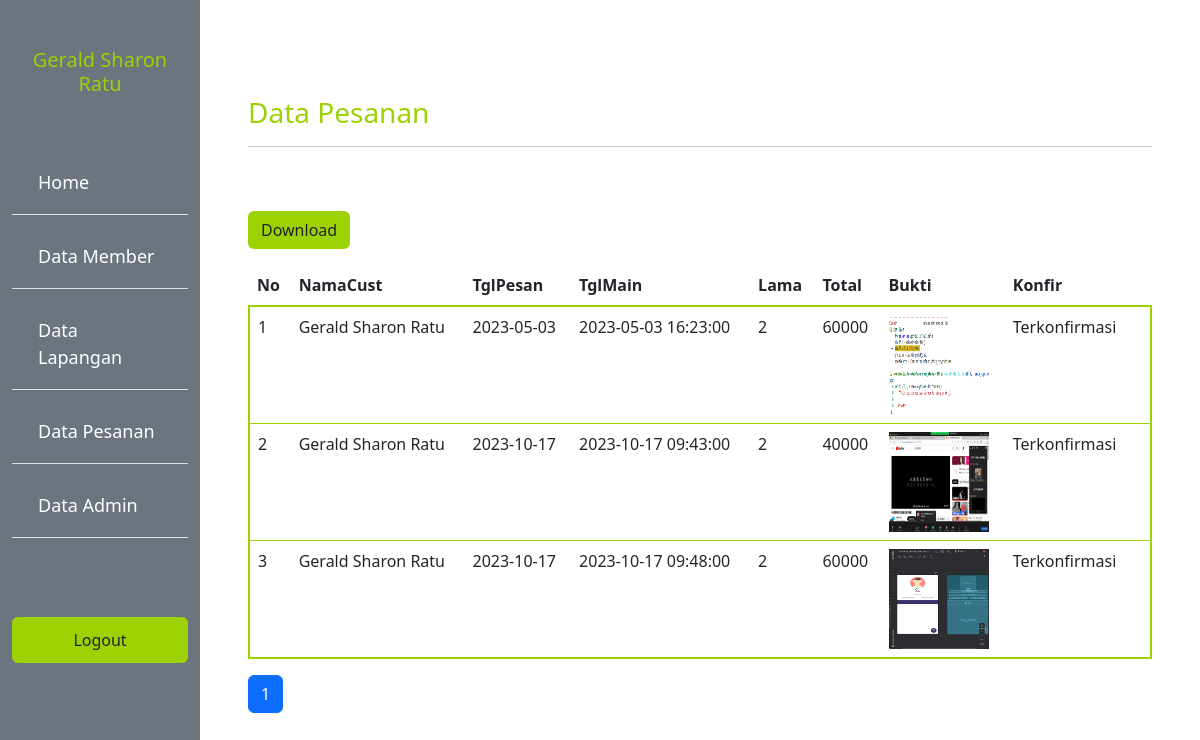
The app's page /admin/pesan.php (signed in) with its own data.
### tables this page shows
CREATE TABLE `sewa_212279` (
  `212279_id_sewa` int(11) NOT NULL,
  `212279_id_user` int(11) NOT NULL,
  `212279_id_lapangan` int(11) NOT NULL,
  `212279_tanggal_pesan` date NOT NULL DEFAULT current_timestamp(),
  `212279_lama_sewa` int(11) NOT NULL,
  `212279_jam_mulai` datetime NOT NULL,
  `212279_jam_habis` datetime NOT NULL,
  `212279_harga` int(11) NOT NULL,
  `212279_total` int(11) NOT NULL
);

CREATE TABLE `user_212279` (
  `212279_id_user` int(11) NOT NULL,
  `212279_email` varchar(50) NOT NULL,
  `212279_password` varchar(32) NOT NULL,
  `212279_no_handphone` varchar(20) NOT NULL,
  `212279_jenis_kelamin` varchar(10) NOT NULL,
  `212279_nama_lengkap` varchar(60) NOT NULL,
  `212279_alamat` text NOT NULL,
  `212279_foto` text NOT NULL
);

CREATE TABLE `bayar_212279` (
  `212279_id_bayar` int(11) NOT NULL,
  `212279_id_sewa` int(11) NOT NULL,
  `212279_bukti` text NOT NULL,
  `212279_tanggal_upload` date NOT NULL DEFAULT current_timestamp(),
  `212279_konfirmasi` varchar(50) NOT NULL DEFAULT 'Belum'
);

### functions.php (called while the page is built, shortened)
<?php
$conn = mysqli_connect("localhost", "root", "", "dbfutsal");
function query($query)
{
  global $conn;
  $result = mysqli_query($conn, $query);
  $rows = [];
  while ($row = mysqli_fetch_assoc($result)) {
    $rows[] = $row;
  }
  return $rows;
}

### admin/pesan.php (the view, shortened to what this page needs)
<?php
require "../functions.php";
$jmlHalamanPerData = 3;
$jumlahData = count(query("SELECT sewa_212279.212279_id_sewa,user_212279.212279_nama_lengkap,sewa_212279.212279_tanggal_pesan,sewa_212279.212279_jam_mulai,sewa_212279.212279_lama_sewa,sewa_212279.212279_total,bayar_212279.212279_bukti,bayar_212279.212279_konfirmasi
FROM sewa_212279
JOIN user_212279 ON sewa_212279.212279_id_user = user_212279.212279_id_user
JOIN bayar_212279 ON sewa_212279.212279_id_sewa = bayar_212279.212279_id_sewa"));
$jmlHalaman = ceil($jumlahData / $jmlHalamanPerData);
if (isset($_GET["halaman"])) {
  $halamanAktif = $_GET["halaman"];
} else {
  $halamanAktif = 1;
}
$awalData = ($jmlHalamanPerData * $halamanAktif) - $jmlHalamanPerData;
$pesan = query("SELECT sewa_212279.212279_id_sewa,user_212279.212279_nama_lengkap,sewa_212279.212279_tanggal_pesan,sewa_212279.212279_jam_mulai,sewa_212279.212279_lama_sewa,sewa_212279.212279_total,bayar_212279.212279_bukti,bayar_212279.212279_konfirmasi
FROM sewa_212279
JOIN user_212279 ON sewa_212279.212279_id_user = user_212279.212279_id_user
JOIN bayar_212279 ON sewa_212279.212279_id_sewa = bayar_212279.212279_id_sewa LIMIT $awalData, $jmlHalamanPerData");
?>
<!DOCTYPE html>
<html lang="en">
<head>
  <link rel="stylesheet" href="../style.css">
  <link rel="stylesheet" href="https://cdn.datatables.net/1.13.4/css/jquery.dataTables.css" />
  <link href="https://cdn.jsdelivr.net/npm/bootstrap@5.3.0-alpha1/dist/css/bootstrap.min.css" rel="stylesheet">
</head>
<body>
  <div class="container-fluid">
    <div class="row min-vh-100">
      <div class="sidebar col-2 bg-secondary">
        <h5 class="mt-5 judul text-center"><?= $_SESSION["username"]; ?></h5>
        <ul class="list-group list-group-flush">
          <li class="list-group-item bg-transparent"><a href="home.php">Home</a></li>
          <li class="list-group-item bg-transparent"><a href="member.php">Data Member</a></li>
          <li class="list-group-item bg-transparent"><a href="lapangan.php">Data Lapangan</a></li>
          <li class="list-group-item bg-transparent"><a href="pesan.php">Data Pesanan</a></li>
          <li class="list-group-item bg-transparent"><a href="admin.php">Data Admin</a></li>
          <li class="list-group-item bg-transparent"></li>
        </ul>
        <a href="../logout.php" class="mt-5 btn btn-inti text-dark">Logout</a>
      </div>
      <div class="col-10 p-5 mt-5">
        <h3 class="judul">Data Pesanan</h3>
        <hr>
        <a href="export.php" class="btn btn-inti mt-5">Download</a>
        <table class="table table-hover mt-3">
          <thead class="table-inti">
            <tr>
              <th scope="col">No</th>
              <th scope="col">NamaCust</th>
              <th scope="col">TglPesan</th>
              <th scope="col">TglMain</th>
              <th scope="col">Lama</th>
              <th scope="col">Total</th>
              <th scope="col">Bukti</th>
              <th scope="col">Konfir</th>
              <th scope="col"></th>
            </tr>
          </thead>
          <tbody class="text">
            <?php $i = 1; ?>
            <?php foreach ($pesan as $row) : ?>
              <tr>
                <td><?= $i++; ?></td>
                <td><?= $row["212279_nama_lengkap"]; ?></td>
                <td><?= $row["212279_tanggal_pesan"]; ?></td>
                <td><?= $row["212279_jam_mulai"]; ?></td>
                <td><?= $row["212279_lama_sewa"]; ?></td>
                <td><?= $row["212279_total"]; ?></td>
                <td><img src="../img/<?= $row["212279_bukti"]; ?>" width="100" height="100"></td>
                <td><?= $row["212279_konfirmasi"]; ?></td>
                <td>
                </td>
              </tr>
            <?php endforeach; ?>
          </tbody>
        </table>
        <ul class="pagination">
          <?php for ($i = 1; $i <= $jmlHalaman; $i++) : ?>
            <?php if ($i == $halamanAktif) : ?>
              <li class="page-item active"><a class="page-link" href="?halaman=<?= $i; ?>"><?= $i; ?></a></li>
            <?php else : ?>
              <li class="page-item "><a class="page-link" href="?halaman=<?= $i; ?>"><?= $i; ?></a></li>
            <?php endif; ?>
          <?php endfor; ?>
        </ul>
      </div>
</body>
</html>

### style.css (style rules this page uses)
:root { --primary: #9cd203; --hover: #79a300; --bg: #eeeeee; }
.table-inti { background-color: var(--primary); }
.judul { color: var(--primary); }
.text { border: 2px solid var(--primary); border-radius: 8px; background-color: var(--bg); }
.btn-inti { background-color: var(--primary) !important; }
.sidebar ul { list-style: none; margin-top: 50px; }
.sidebar li { color: white; text-decoration: none; font-size: 18px; margin: 5px 0; }
.sidebar a { display: block; color: white; padding: 10px; text-decoration: none; }

### records on screen
sewa_212279: user_212279.212279_nama_lengkap "Gerald Sharon Ratu", 212279_tanggal_pesan "2023-05-03", 212279_jam_mulai "2023-05-03 16:23:00", 212279_lama_sewa "2", 212279_total "60000", bayar_212279.212279_bukti (picture), bayar_212279.212279_konfirmasi "Terkonfirmasi"
sewa_212279: user_212279.212279_nama_lengkap "Gerald Sharon Ratu", 212279_tanggal_pesan "2023-10-17", 212279_jam_mulai "2023-10-17 09:43:00", 212279_lama_sewa "2", 212279_total "40000", bayar_212279.212279_bukti (picture), bayar_212279.212279_konfirmasi "Terkonfirmasi"
sewa_212279: user_212279.212279_nama_lengkap "Gerald Sharon Ratu", 212279_tanggal_pesan "2023-10-17", 212279_jam_mulai "2023-10-17 09:48:00", 212279_lama_sewa "2", 212279_total "60000", bayar_212279.212279_bukti (picture), bayar_212279.212279_konfirmasi "Terkonfirmasi"

### other values on screen
$_SESSION["username"] "Gerald Sharon Ratu"
